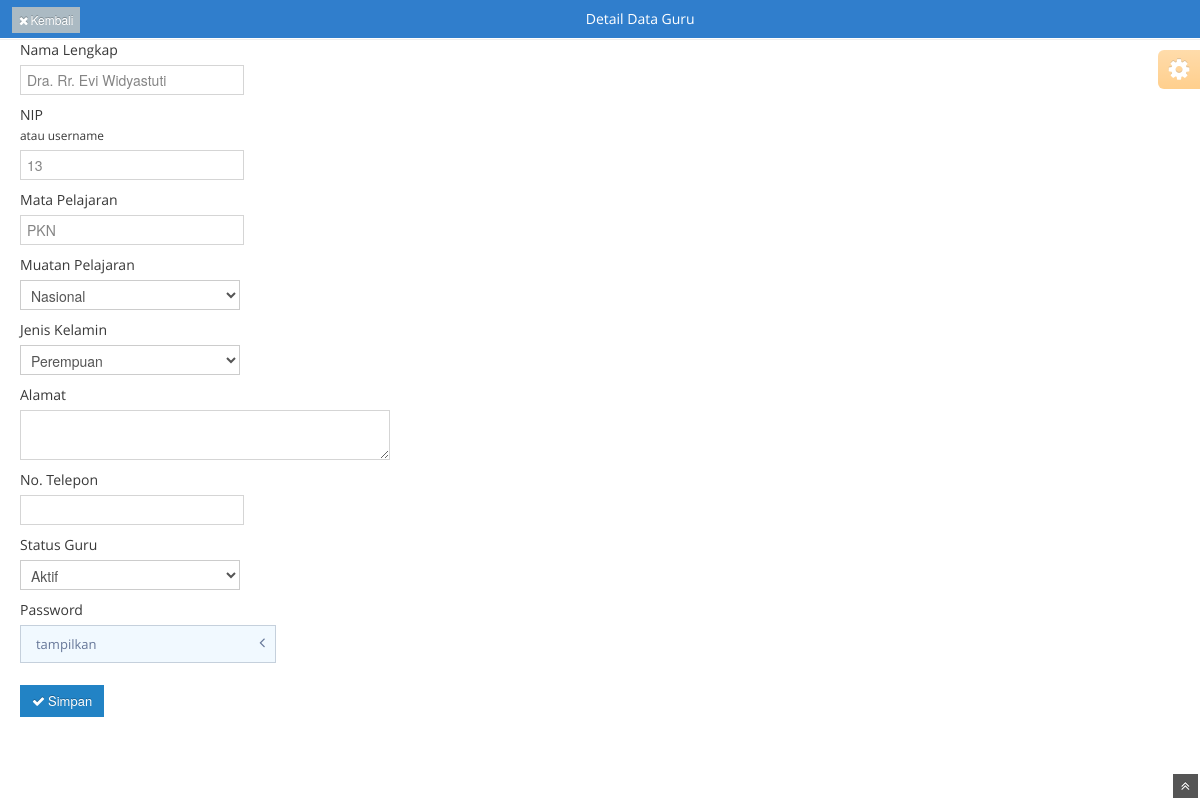
/admin/lihatguru.php?kg=7 (signed in), run on the app's committed database.
### tables this page shows
CREATE TABLE `guru` (
  `kode_guru` int(4) NOT NULL,
  `nama_guru` varchar(40) NOT NULL,
  `nip` varchar(30) NOT NULL,
  `jk` char(1) NOT NULL,
  `alamat` varchar(90) DEFAULT NULL,
  `no_telp` varchar(16) DEFAULT NULL,
  `status_guru` char(1) NOT NULL,
  `pass` varchar(16) NOT NULL
);

CREATE TABLE `mpelajaran` (
  `kode_mp` int(10) NOT NULL,
  `nama_mp` varchar(75) NOT NULL,
  `kkm` int(3) NOT NULL,
  `muatan` varchar(20) NOT NULL,
  `bobot_tgsp_ga` int(3) NOT NULL,
  `bobot_uhp_ga` int(3) NOT NULL,
  `bobot_tgsk_ga` int(3) NOT NULL,
  `bobot_uhk_ga` int(3) NOT NULL,
  `bobot_tgsp_ge` int(3) NOT NULL,
  `bobot_uhp_ge` int(3) NOT NULL,
  `bobot_tgsk_ge` int(3) NOT NULL,
  `bobot_uhk_ge` int(3) NOT NULL,
  `bobot_uts_ga` int(3) NOT NULL,
  `bobot_uas_ga` int(3) NOT NULL,
  `bobot_uts_ge` int(3) NOT NULL,
  `bobot_uas_ge` int(3) NOT NULL,
  `peng_ga_a` varchar(160) DEFAULT NULL,
  `peng_ga_b` varchar(160) DEFAULT NULL,
  `peng_ga_c` varchar(160) DEFAULT NULL,
  `peng_ga_d` varchar(160) DEFAULT NULL,
  `kete_ga_a` varchar(160) DEFAULT NULL,
  `kete_ga_b` varchar(160) DEFAULT NULL,
  `kete_ga_c` varchar(160) DEFAULT NULL,
  `kete_ga_d` varchar(160) DEFAULT NULL,
  `peng_ge_a` varchar(160) DEFAULT NULL,
  `peng_ge_b` varchar(160) DEFAULT NULL,
  `peng_ge_c` varchar(160) DEFAULT NULL,
  `peng_ge_d` varchar(160) DEFAULT NULL,
  `kete_ge_a` varchar(160) DEFAULT NULL,
  `kete_ge_b` varchar(160) DEFAULT NULL,
  `kete_ge_c` varchar(160) DEFAULT NULL,
  `kete_ge_d` varchar(160) DEFAULT NULL,
  `kode_guru` int(4) NOT NULL,
  `kode_kelas` int(4) NOT NULL
);

### admin/lihatguru.php (the view, shortened to what this page needs)
<?php
	include '../config.php';
	$kg=$_GET['kg'];
	$query="select * from guru, mpelajaran where guru.kode_guru=mpelajaran.kode_guru and guru.kode_guru='$kg'";
	$result=mysqli_query($koneksi,$query);
	$row=mysqli_fetch_array($result);
	$namaguru=$row['nama_guru'];
	$nip=$row['nip'];
	$jk=$row['jk'];
	$alamat=$row['alamat'];
	$telp=$row['no_telp'];
	$stat=$row['status_guru'];
	$pel=$row['nama_mp'];
	$muatan=$row['muatan'];
?>
<!DOCTYPE html>
<html lang="en">
	<head>
		<link href="../assets/css/bootstrap.min.css" rel="stylesheet" />
		<link href="../assets/css/bootstrap-responsive.min.css" rel="stylesheet" />
		<link rel="stylesheet" href="../assets/css/font-awesome.min.css" />
		<link rel="stylesheet" href="../assets/css/chosen.css" />
		<link rel="stylesheet" href="../assets/css/ace-fonts.css" />
		<link rel="stylesheet" href="../assets/css/ace.min.css" />
		<link rel="stylesheet" href="../assets/css/ace-responsive.min.css" />
		<link rel="stylesheet" href="../assets/css/ace-skins.min.css" />
	</head>
	<body>
		<div id="modal" tabindex="-1">
			<div class="modal-header center no-padding">
				<div class="table-header">
					<span class="pull-left">
						<a href="admin-guru.php">
							<button class="btn btn-mini" title="kembali tanpa simpan" name="cancel">
								<i class="icon-remove"></i>Kembali
							</button>
						</a>
					</span>
					Detail Data Guru
				</div>
			</div>
			<div class="container-fluid">
				<div class="control-group">
					<form method="post" action="#">
						<label>
							Nama Lengkap
						</label>
						<input class="input-large" type="text" id="form-field-first" name="namaguru" required="required" value="<?php echo $namaguru?>" />
						<label>
							NIP
							<br>
							<small>atau username</small>
						</label>
						<input class="input-large" type="number"  min="0" max="999999999999999999" name="nip" required="required" value="<?php echo $nip?>" />
						<label>
							Mata Pelajaran
						</label>
						<input class="input-large" type="text" id="form-field-first" name="mp" required="required" value="<?php echo $pel?>" />
						<label>
							Muatan Pelajaran
						</label>
						<select name="muatan">
						<?php
							if ($muatan=='Nasional') {
								echo "<option value='Nasional' selected='selected'>Nasional</option>
									<option value='Lokal'>Lokal</option>
									<option value='Peminatan Kejuruan'>Peminatan Kejuruan</option>";
							}else if ($muatan=='Lokal') {
								echo "<option value='Nasional'>Nasional</option>
									<option value='Lokal' selected='selected'>Lokal</option>
									<option value='Peminatan Kejuruan'>Peminatan Kejuruan</option>";
							}else{
								echo "<option value='Nasional'>Nasional</option>
									<option value='Lokal'>Lokal</option>
									<option value='Peminatan Kejuruan' selected='selected'>Peminatan Kejuruan</option>";
							}
						?>
						</select>
						<label>
							Jenis Kelamin
						</label>
						<select name="jk">
						<?php
							if ($jk=='L') {
								echo "<option value='L' selected='selected'>Laki-Laki</option>
									<option value='P'>Perempuan</option>";
							}else{
								echo "<option value='L'>Laki-Laki</option>
									<option value='P' selected='selected'>Perempuan</option>";
							}
						?>
						</select>
						<label>
							Alamat
						</label>
						<textarea name="alamat" class="span4 limited autosize-transition" id="form-field-9" data-maxlength="90"  value="<?php echo $alamat?>" >
						</textarea>
						<label>
							No. Telepon
						</label>
						<input class="input-large" type="number" name="telp" value="<?php echo $telp?>" />
						<label>
							Status Guru
						</label>
						<select name="stat">
						<?php
							if ($stat=='A') {
								echo "<option value='A' selected='selected'>Aktif</option>
									<option value='T'>Tidak Aktif</option>";
							}else{
								echo "<option value='A'>Aktif</option>
									<option value='T' selected='selected'>Tidak Aktif</option>";
							}
						?>
						</select>
						<label>
							Password
						</label>
						<div class="accordion" id="accordion2" style="display:inline-block">
							<div class="accordion-group">
								<div class="accordion-heading">
									<a href="#collapseOne" data-parent="#accordion2" data-toggle="collapse" class="accordion-toggle collapsed">
										tampilkan
									</a>
								</div>
							</div>
						</div>
						<br>
						<button class="btn btn-small btn-primary save" type="submit" name="submit" value="submit">
							<i class="icon-ok"></i>Simpan
						</button>
					</form>
				</div>
			</div>
		</div>
		<div class="ace-settings-container" id="ace-settings-container">
			<div class="btn btn-app btn-mini btn-warning ace-settings-btn" id="ace-settings-btn">
				<i class="icon-cog bigger-150"></i>
			</div>
		</div>
		<a href="#" id="btn-scroll-up" class="btn-scroll-up btn btn-small btn-inverse">
			<i class="icon-double-angle-up icon-only bigger-110"></i>
		</a>
	</body>
</html>

### data on the page
guru: namaguru "Dra. Rr. Evi Widyastuti", nip "13", jk "Perempuan", stat "Aktif"
mpelajaran: mp "PKN", muatan "Nasional"
